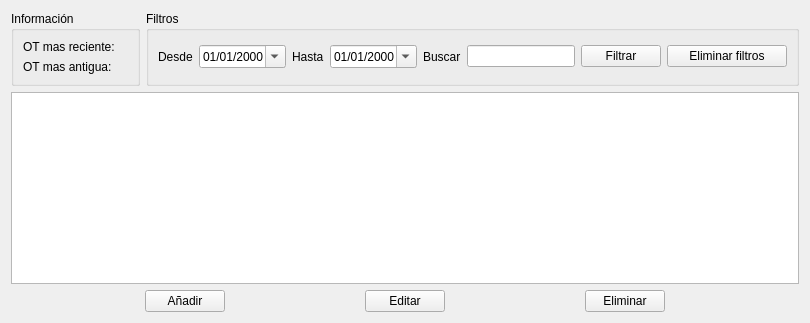
       <widget class="QWidget" name="tab_workorders">
        <attribute name="title">
         <string>Historial</string>
        </attribute>
        <layout class="QGridLayout" name="gridLayout_9">
         <item row="0" column="0">
          <widget class="QGroupBox" name="gbx_info_workorders">
           <property name="enabled">
            <bool>true</bool>
           </property>
           <property name="sizePolicy">
            <sizepolicy hsizetype="Preferred" vsizetype="Preferred">
             <horstretch>0</horstretch>
             <verstretch>0</verstretch>
            </sizepolicy>
           </property>
           <property name="minimumSize">
            <size>
             <width>0</width>
             <height>0</height>
            </size>
           </property>
           <property name="maximumSize">
            <size>
             <width>16777215</width>
             <height>16777215</height>
            </size>
           </property>
           <property name="title">
            <string>Información</string>
           </property>
           <layout class="QGridLayout" name="gridLayout">
            <item row="0" column="0">
             <layout class="QFormLayout" name="formLayout_3">
              <item row="0" column="1">
               <widget class="QLabel" name="txt_last_date_workorder">
                <property name="text">
                 <string/>
                </property>
               </widget>
              </item>
              <item row="1" column="0">
               <widget class="QLabel" name="lbl_first_date_workorder">
                <property name="text">
                 <string>OT mas antigua:</string>
                </property>
               </widget>
              </item>
              <item row="1" column="1">
               <widget class="QLabel" name="txt_first_date_workorder">
                <property name="text">
                 <string/>
                </property>
               </widget>
              </item>
              <item row="0" column="0">
               <widget class="QLabel" name="lbl_last_date_workorder">
                <property name="text">
                 <string>OT mas reciente:</string>
                </property>
               </widget>
              </item>
             </layout>
            </item>
           </layout>
          </widget>
         </item>
         <item row="0" column="1">
          <widget class="QGroupBox" name="gbx_filters">
           <property name="title">
            <string>Filtros</string>
           </property>
           <layout class="QGridLayout" name="gridLayout_14">
            <item row="0" column="0">
             <layout class="QHBoxLayout" name="horizontalLayout_3">
              <item>
               <widget class="QLabel" name="lbl_from">
                <property name="text">
                 <string>Desde</string>
                </property>
               </widget>
              </item>
              <item>
               <widget class="QDateEdit" name="date_from">
                <property name="displayFormat">
                 <string>dd/MM/yyyy</string>
                </property>
                <property name="calendarPopup">
                 <bool>true</bool>
                </property>
               </widget>
              </item>
              <item>
               <widget class="QLabel" name="lbl_to">
                <property name="text">
                 <string>Hasta</string>
                </property>
               </widget>
              </item>
              <item>
               <widget class="QDateEdit" name="date_to">
                <property name="displayFormat">
                 <string>dd/MM/yyyy</string>
                </property>
                <property name="calendarPopup">
                 <bool>true</bool>
                </property>
               </widget>
              </item>
              <item>
               <widget class="QLabel" name="lbl_search">
                <property name="text">
                 <string>Buscar</string>
                </property>
               </widget>
              </item>
              <item>
               <widget class="QLineEdit" name="txt_search"/>
              </item>
              <item>
               <layout class="QGridLayout" name="gridLayout_2">
                <item row="0" column="1">
                 <widget class="QPushButton" name="btn_remove_filters">
                  <property name="minimumSize">
                   <size>
                    <width>120</width>
                    <height>0</height>
                   </size>
                  </property>
                  <property name="text">
                   <string>Eliminar filtros</string>
                  </property>
                 </widget>
                </item>
                <item row="0" column="0">
                 <widget class="QPushButton" name="btn_filter">
                  <property name="text">
                   <string>Filtrar</string>
                  </property>
                 </widget>
                </item>
               </layout>
              </item>
             </layout>
            </item>
           </layout>
          </widget>
         </item>
         <item row="1" column="0" colspan="2">
          <widget class="QTableView" name="tvw_workorders"/>
         </item>
         <item row="2" column="0" colspan="2">
          <layout class="QHBoxLayout" name="horizontalLayout_4" stretch="0,0,0,0,0,0,0">
           <property name="sizeConstraint">
            <enum>QLayout::SizeConstraint::SetDefaultConstraint</enum>
           </property>
           <item>
            <spacer name="horizontalSpacer_3">
             <property name="orientation">
              <enum>Qt::Orientation::Horizontal</enum>
             </property>
             <property name="sizeType">
              <enum>QSizePolicy::Policy::Expanding</enum>
             </property>
             <property name="sizeHint" stdset="0">
              <size>
               <width>40</width>
               <height>20</height>
              </size>
             </property>
            </spacer>
           </item>
           <item>
            <widget class="QPushButton" name="btn_add_workorder">
             <property name="minimumSize">
              <size>
               <width>0</width>
               <height>0</height>
              </size>
             </property>
             <property name="text">
              <string>Añadir</string>
             </property>
            </widget>
           </item>
           <item>
            <spacer name="horizontalSpacer_6">
             <property name="orientation">
              <enum>Qt::Orientation::Horizontal</enum>
             </property>
             <property name="sizeHint" stdset="0">
              <size>
               <width>40</width>
               <height>20</height>
              </size>
             </property>
            </spacer>
           </item>
           <item>
            <widget class="QPushButton" name="btn_edit_workorder">
             <property name="text">
              <string>Editar</string>
             </property>
            </widget>
           </item>
           <item>
            <spacer name="horizontalSpacer_7">
             <property name="orientation">
              <enum>Qt::Orientation::Horizontal</enum>
             </property>
             <property name="sizeHint" stdset="0">
              <size>
               <width>40</width>
               <height>20</height>
              </size>
             </property>
            </spacer>
           </item>
           <item>
            <widget class="QPushButton" name="btn_delete_workorder">
             <property name="text">
              <string>Eliminar</string>
             </property>
            </widget>
           </item>
           <item>
            <spacer name="horizontalSpacer_5">
             <property name="orientation">
              <enum>Qt::Orientation::Horizontal</enum>
             </property>
             <property name="sizeHint" stdset="0">
              <size>
               <width>40</width>
               <height>20</height>
              </size>
             </property>
            </spacer>
           </item>
          </layout>
         </item>
        </layout>
       </widget>
